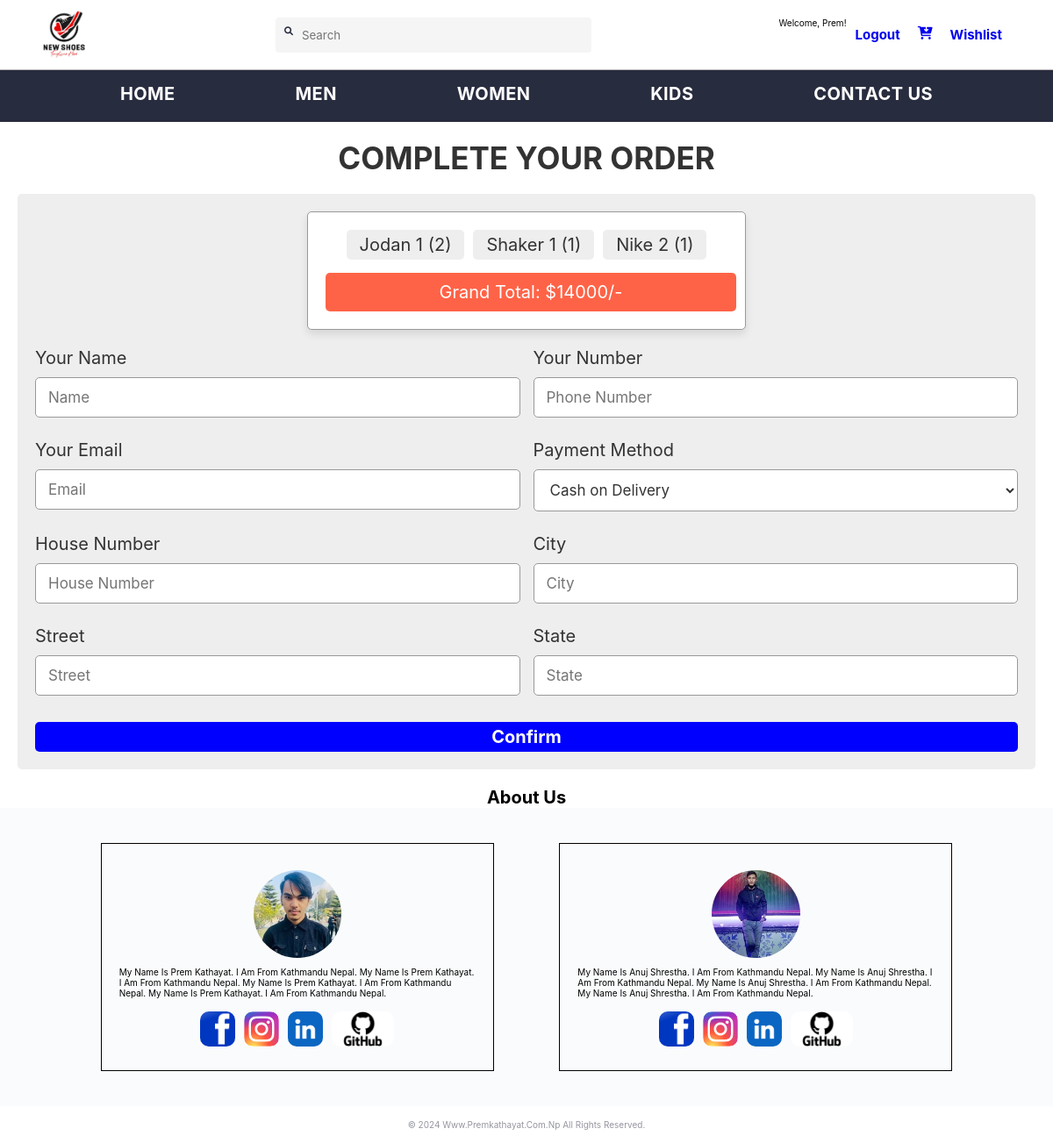
/checkout.php (signed in), run on the app's committed database.
### tables this page shows
CREATE TABLE `customer` (
  `u_id` int(11) NOT NULL,
  `firstname` varchar(20) NOT NULL,
  `lastname` varchar(20) NOT NULL,
  `email` varchar(50) NOT NULL,
  `password` varchar(20) NOT NULL,
  `address` varchar(20) NOT NULL,
  `mobile` int(10) NOT NULL
);

CREATE TABLE `cart` (
  `id` int(11) NOT NULL,
  `name` varchar(255) DEFAULT NULL,
  `price` varchar(255) DEFAULT NULL,
  `image` varchar(2000) DEFAULT NULL,
  `quantity` int(255) DEFAULT NULL,
  `size` varchar(10) NOT NULL,
  `brand` varchar(20) NOT NULL,
  `category` varchar(20) NOT NULL,
  `u_id` int(11) DEFAULT NULL
);

### checkout.php (the view, shortened to what this page needs)
<?php
include 'header.php';
?>
<!DOCTYPE html>
<html lang="en">
<head>
    <link rel="stylesheet" href="https://cdnjs.cloudflare.com/ajax/libs/font-awesome/6.0.0/css/all.min.css">
    <link rel="stylesheet" href="css/style.css">
</head>
<body>
    <div class="container">
        <section class="checkout-form">
            <h1 class="heading">Complete Your Order</h1>
            <form action="" method="post">
                <div class="display-order">
                    <?php
                    $select_cart = mysqli_query($conn, "SELECT * FROM `cart` where u_id=$u_id");
                    $total = 0;
                    $grand_total = 0;
                    if (mysqli_num_rows($select_cart) > 0) {
                        while ($fetch_cart = mysqli_fetch_assoc($select_cart)) {
                            $total_price = ($fetch_cart['price'] * $fetch_cart['quantity']);
                            $grand_total = $total += $total_price;
                            echo "<span>{$fetch_cart['name']} ({$fetch_cart['quantity']})</span>";
                        }
                        echo "<span class='grand-total'>Grand Total: $$grand_total/-</span>";
                    }
                     else {
                        echo "<div class='display-order'><span>Your cart is empty!</span></div>";
                    }
                    ?>
                </div>
                <div class="flex">
                    <div class="inputBox">
                        <span>Your Name</span>
                        <input type="text" placeholder="Name" name="name" required>
                    </div>
                    <div class="inputBox">
                        <span>Your Number</span>
                        <input type="number" placeholder="Phone Number" name="number" required>
                    </div>
                    <div class="inputBox">
                        <span>Your Email</span>
                        <input type="email" placeholder="Email" name="email" required>
                    </div>
                    <div class="inputBox">
                        <span>Payment Method</span>
                        <select name="method">
                            <option value="cash on delivery" selected>Cash on Delivery</option>
                        </select>
                    </div>
                    <div class="inputBox">
                        <span>House Number</span>
                        <input type="text" placeholder="House Number" name="house_no" required>
                    </div>
                    <div class="inputBox">
                        <span>City</span>
                        <input type="text" placeholder="City" name="city" required>
                    </div>
                    <div class="inputBox">
                        <span>Street</span>
                        <input type="text" placeholder="Street" name="street" required>
                    </div>
                    <div class="inputBox">
                        <span>State</span>
                        <input type="text" placeholder="State" name="state" required>
                    </div>
                    </div>
                    <div class="conformbtn">
                        <button type="submit" name="order_btn">Confirm</button>
                </div>
            </form>
        </section>
    </div>
</body>
</html>
<?php include 'footer.php'; ?>

### header.php (shortened to what this page needs)
<?php
include 'config.php';
$username = $_SESSION['uname'];
$u_id = $_SESSION['u_id'];
$stmt = $conn->prepare("SELECT firstname FROM customer WHERE email = ?");
$stmt->bind_param("s", $username);
$stmt->execute();
$stmt->store_result();
if ($stmt->num_rows > 0) {
    $stmt->bind_result($firstname);
} else {
    $firstname = "Unknown";
}
?>
<!DOCTYPE html>
<html lang="en">
<head>
  <link rel="stylesheet" href="https://cdnjs.cloudflare.com/ajax/libs/font-awesome/6.5.1/css/all.min.css"
 />
  <link rel="stylesheet" href="css/index.css">
</head>
<body>
  <header>
    <div class="logo_container">
      <a href="index1.php"><img class="shoe_logo" src="images/logo.png" alt="Logo"></a>
    </div>
    <div class="search_bar">
      <i class="fa-solid fa-magnifying-glass search_icon"></i>
      <input class="search_input" placeholder="Search">
    </div>
    <div class="action_bar">
      Welcome, <?php echo $firstname; ?>!
      <a class="action_container" href="logout.php">
        <span class="action_name">Logout</span>
      </a>
      <a href="cart.php" class="cart_btn"> <i class="fa-solid fa-cart-arrow-down"></i></a>
      <a href="wishlist.php" class="Wish_btn">Wishlist</a>
    </div>
  </header>
  <div class="nav">
    <nav class="nav_bar">
      <a href="index1.php">Home</a>
      <a href="men.php">Men</a>
      <a href="women.php">Women</a>
      <a href="kids.php">Kids</a>
      <a href="contactus.php">Contact Us</a>
    </nav>
  </div>
</body>
</html>

### css/index.css (style rules this page uses)
* { margin: 0; padding: 0; font-family: Assistant, -apple-system, BlinkMacSystemFont, Segoe UI, Roboto, Helvetica, Arial, sans-serif; box-sizing: border-box; }
header { background-color: #ffffff; height: 80px; display: flex; justify-content: space-between; align-items: center; border-bottom: 1px solid #b6b1b1; }
.shoe_logo { height: 55px; }
.logo_container { margin-left: 4%; }
.action_bar { margin-right: 4%; }
.search_bar { height: 40px; min-width: 200px; width: 30%; display: flex; align-items: center; }
.search_icon { box-sizing: content-box; height: 20px; padding: 10px; background-color: #f5f5f6; color: #282c3f; border-radius: 4px 0 0 4px; }
.search_input { color: #696e79; background-color: #f5f5f6; flex-grow: 1; height: 40px; border: 0; border-radius: 0 4px 4px 0; }
.action_bar { display: flex; justify-content: space-evenly; }
.action_bar a { text-decoration: none; display: flex; flex-direction: column; align-items: center; font-size: 15px; font-weight: 700; padding: 10px; align-items: center; }
.nav { display: block; background-color: #282c3f; width: 100%; }
.nav_bar { display: flex; justify-content: space-evenly; background-color: #282c3f; text-align: center; color: #ffffff; }
.nav_bar a { font-size: 20px; letter-spacing: .4px; font-weight: 700; text-transform: uppercase; text-decoration: none; padding: 15px 0; color: #ffffff; border-bottom: 5px solid #282c3f; }

### css/style.css (style rules this page uses)
:root { --blue: #2980b9; --red: tomato; --orange: orange; --black: #333; --white: #fff; --bg-color: #eee; --dark-bg: rgba(0, 0, 0, .7); --box-shadow: 0 .5rem 1rem rgba(0, 0, 0, .1); --border: .1rem solid #999; }
* { font-family: 'Poppins', sans-serif; margin: 0; padding: 0; box-sizing: border-box; outline: none; border: none; text-decoration: none; text-transform: capitalize; }
html { font-size: 62.5%; overflow-x: hidden; }
.container { max-width: 1200px; margin: 0 auto; }
section { padding: 2rem; }
.heading { text-align: center; font-size: 3.5rem; text-transform: uppercase; color: var(--black); margin-bottom: 2rem; }
.checkout-form form { padding: 2rem; border-radius: .5rem; background-color: var(--bg-color); }
.checkout-form form .flex { display: flex; flex-wrap: wrap; gap: 1.5rem; }
.checkout-form form .flex .inputBox { flex: 1 1 40rem; }
.checkout-form form .flex .inputBox span { font-size: 2rem; color: var(--black); }
.checkout-form form .flex .inputBox input, .checkout-form form .flex .inputBox select { width: 100%; background-color: var(--white); font-size: 1.7rem; color: var(--black); border-radius: .5rem; margin: 1rem 0; padding: 1.2rem 1.4rem; text-transform: none; border: var(--border); }
.display-order { max-width: 50rem; background-color: var(--white); border-radius: .5rem; text-align: center; padding: 1.5rem; margin: 0 auto; margin-bottom: 2rem; box-shadow: var(--box-shadow); border: var(--border); }
.display-order span { display: inline-block; border-radius: .5rem; background-color: var(--bg-color); padding: .5rem 1.5rem; font-size: 2rem; color: var(--black); margin: .5rem; }
.display-order span.grand-total { width: 100%; background-color: var(--red); color: var(--white); padding: 1rem; margin-top: 1rem; }

### checkout.php (style rules this page uses)
.conformbtn button { margin-top: 20px; background-color: blue; width: 100%; font-size: 20px; color: white; font-weight: 700; padding: 5px; border: none; border-radius: 5px; }

### data on the page
customer: firstname "Prem"
cart: name "Jodan 1", quantity "2"
cart: name "Shaker 1", quantity "1"
cart: name "Nike 2", quantity "1"

### other printed values
$grand_total "14000"
